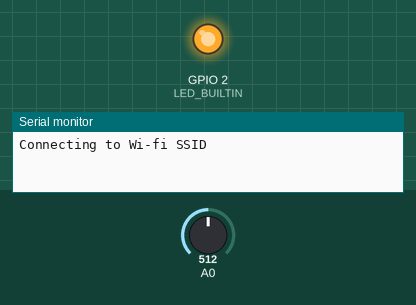
Recording of a sketch running on a simulated ESP8266 (NodeMCU). Shown: output pins drawn as LEDs (lit = HIGH, except the on-board LED, lit = LOW), the last lines printed to the serial monitor. The inputs (shaded band) are chosen by the test bench; at power-on: A0 = 512. WiFi joins after 1.5 s; servers stay silent unless stated; no MQTT or app messages arrive unless stated.

Above: at 0.1 s.
At 2.1 s:
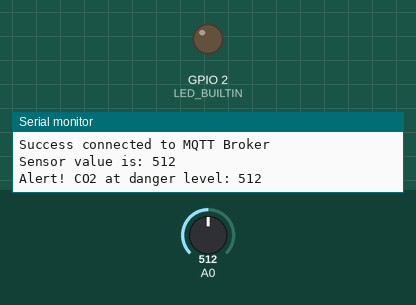
Timing chart, 0 to 3.6 s (numbered marks = the images above):
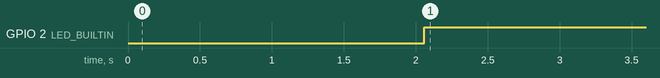

Measured:
- by itself, GPIO 2 (LED_BUILTIN): LOW → HIGH at 2.1 s

The sketch:

solution5.ino
```cpp
#include <ESP8266WiFi.h>
#include <PubSubClient.h>
const char* ssid = "Wi-fi SSID";                       // Enter wi-fi SSID
const char* password = "Wi-fi Password";               //Enter wi-fi password
const char* mqttServerIP = "broker.mqttdashboard.com"; // Enter server IP or localhost IP address (If you are using a local mqtt broker)
const int mqttPort = 1883;                             // Port for MQTT protocol
int threshold_value = 200;                             // Threshold value of CO2
WiFiClient espClient3;
PubSubClient client(espClient3);
char* Topic = "IotAssignment_Shubham";                 // Write topic name for publish
String datasensor;

void reconnect(){                                      // Function to connect MQTT broker
    while(!client.connected()){                          // MQTT Begin
    Serial.println("Connecting to MQTT Server..");
    Serial.print("IP MQTT Server : ");
    Serial.println(mqttServerIP);

    bool hasConnection = client.connect("ESPclient3"); // Change client name "ESPclient3", in case of multiple clients
    if(hasConnection){
      digitalWrite(LED_BUILTIN, HIGH);
      Serial.println("Success connected to MQTT Broker");
    } else {
      digitalWrite(LED_BUILTIN, LOW);                  // Turn ON the builtin LED until device connects with mqtt broker
      Serial.print("Failed connected");
      Serial.println(client.state());

      delay(1000);
      Serial.println("Try to connect...");
    }
  }
}


void setup() {

  Serial.begin(115200);
  pinMode(LED_BUILTIN, OUTPUT);
  pinMode(A0, INPUT);

  Serial.print("Connecting to ");
  Serial.println(ssid);
  WiFi.begin(ssid, password);                                     // Connecting to wi-fi
  while (WiFi.status() != WL_CONNECTED) {
    delay(1000);
    Serial.print(".");
  }
  Serial.println("");
  Serial.print("WiFi connected - ESP IP address: ");
  Serial.println(WiFi.localIP());

  client.setServer(mqttServerIP, mqttPort);
//  client.setCallback(callback);


}
char dataPublish[150];
void publishMQTT(char* topics, String data){
   data.toCharArray(dataPublish, data.length() + 1);
   client.publish(topics, dataPublish);
}


void loop() {

   if (!client.connected()) {
    reconnect();
  }
int CO2_DATA = analogRead(A0);
datasensor =   String(CO2_DATA);
Serial.print("Sensor value is: ");
Serial.println(datasensor);                                              // Printing the Data on Serial Monitor.

if(CO2_DATA>=threshold_value){                                       // Iam not using the ppm value for threshold but using the 0-1024 value
datasensor = "Alert! CO2 at danger level: " + String(CO2_DATA);
publishMQTT(Topic, datasensor);                                       // Publishing Data through MQTT
Serial.println(datasensor);
  }
delay(5000);                                                          // Delay for 5 second
}
```
